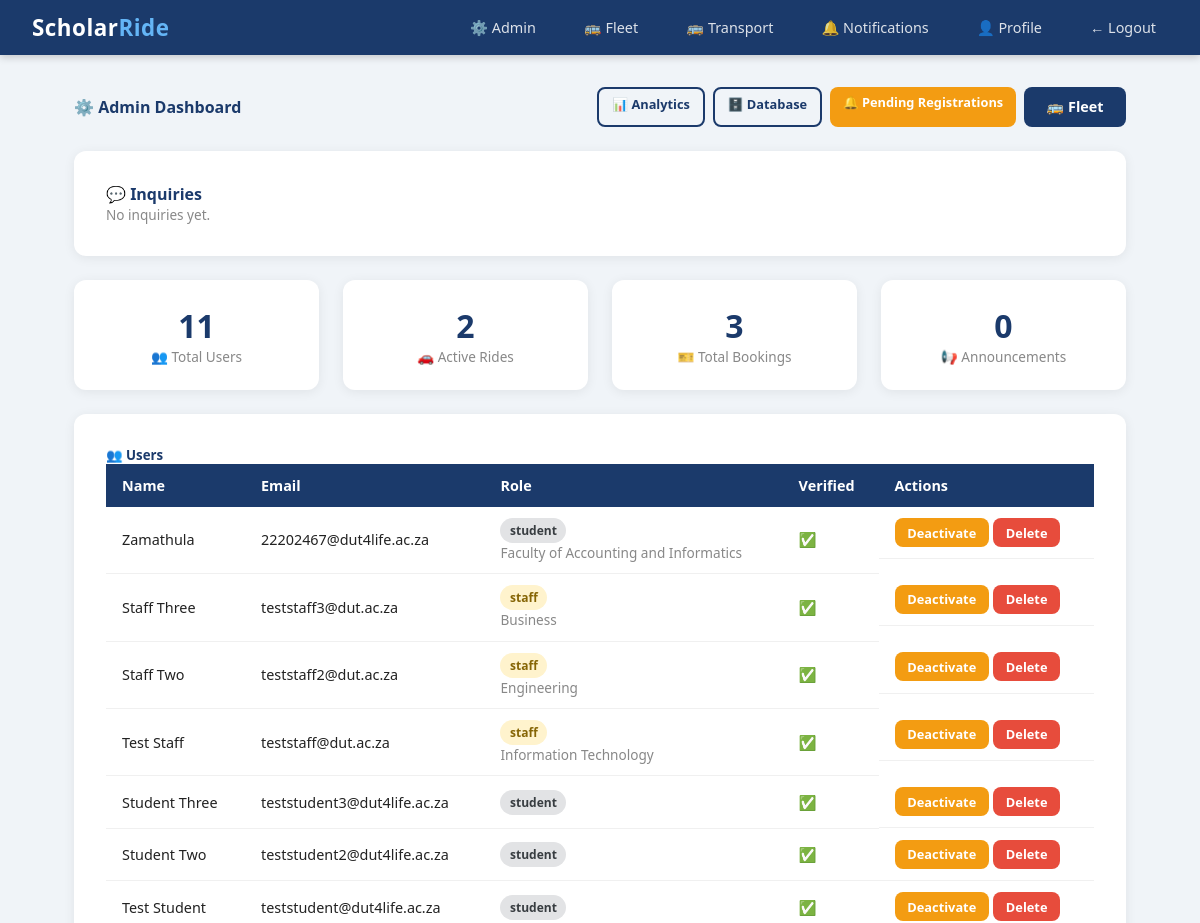
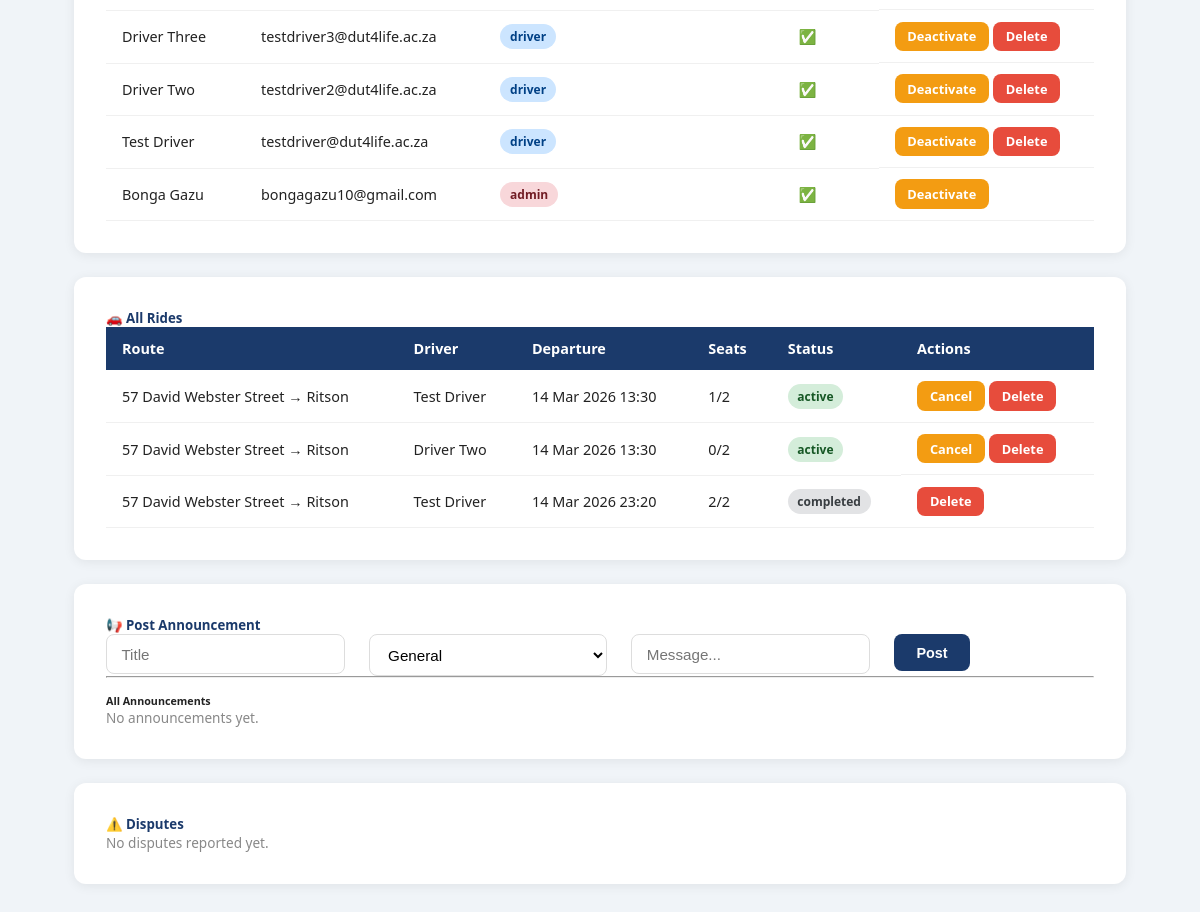
The page /admin (signed in) on the database its author committed (2 pictures, top to bottom).
### scholar_ride/models.py (models this page shows)
class User(db.Model, UserMixin):
    id = db.Column(db.Integer, primary_key=True)
    student_number = db.Column(db.String(20), unique=True, nullable=True)
    staff_number = db.Column(db.String(20), unique=True, nullable=True)
    full_name = db.Column(db.String(100), nullable=False)
    email = db.Column(db.String(120), unique=True, nullable=False)
    phone = db.Column(db.String(20), nullable=False)
    password_hash = db.Column(db.String(128), nullable=False)
    role = db.Column(db.String(20), default='student')
    department = db.Column(db.String(100), nullable=True)
    verified = db.Column(db.Boolean, default=False)
    approval_status = db.Column(db.String(20), default='pending')
    otp = db.Column(db.String(6), nullable=True)
    created_at = db.Column(db.DateTime, default=datetime.utcnow)
    driver_code = db.Column(db.String(20), nullable=True)
    rides = db.relationship('Ride', backref='driver', lazy=True)
    bookings = db.relationship('Booking', backref='student', lazy=True)

class Ride(db.Model):
    id = db.Column(db.Integer, primary_key=True)
    driver_id = db.Column(db.Integer, db.ForeignKey('user.id'), nullable=False)
    origin = db.Column(db.String(200), nullable=False)
    destination = db.Column(db.String(200), nullable=False)
    departure_time = db.Column(db.DateTime, nullable=False)
    available_seats = db.Column(db.Integer, nullable=False)
    total_seats = db.Column(db.Integer, nullable=False)
    status = db.Column(db.String(20), default='active')
    created_at = db.Column(db.DateTime, default=datetime.utcnow)
    bookings = db.relationship('Booking', backref='ride', lazy=True)
    vehicle_type = db.Column(db.String(50), nullable=True)
    vehicle_model = db.Column(db.String(100), nullable=True)
    registration_number = db.Column(db.String(20), nullable=True)

### scholar_ride/routes/admin.py (the view)
@admin.route('/admin')
@login_required
@admin_required
def dashboard():
    users = User.query.order_by(User.created_at.desc()).all()
    announcements = Announcement.query.order_by(Announcement.created_at.desc()).all()
    all_rides = Ride.query.order_by(Ride.created_at.desc()).all()
    disputes = Dispute.query.order_by(Dispute.created_at.desc()).all()
    total_users = User.query.count()
    active_rides = Ride.query.filter_by(status='active').count()
    total_bookings = Booking.query.count()
    total_announcements = Announcement.query.count()
    pending_count = User.query.filter_by(approval_status='pending').count()
    inquiries =Inquiry.query.order_by(Inquiry.created_at.desc()).all()
    return render_template('admin/dashboard.html',
                           users=users,
                           announcements=announcements,
                           all_rides=all_rides,
                           disputes=disputes,
                           total_users=total_users,
                           active_rides=active_rides,
                           total_bookings=total_bookings,
                           total_announcements=total_announcements,
                           pending_count=pending_count,
                           inquiries=inquiries
                           )

### scholar_ride/templates/admin/dashboard.html (shortened to what this page needs)
{% extends "base.html" %}
{% block content %}
<div class="d-flex justify-between align-center mb-4">
    <h4 style="color:#1B3A6B; margin:0;">⚙️ Admin Dashboard</h4>
    <div class="d-flex gap-1">
        <a href="/admin/analytics" class="btn btn-outline btn-sm">📊 Analytics</a>
        <a href="/admin/database" class="btn btn-outline btn-sm">🗄️ Database</a>
        <a href="/admin/registrations" class="btn btn-warning btn-sm">🔔 Pending Registrations</a>
        <a href="/admin/fleet" class="btn btn-primary">🚌 Fleet</a>
    </div>
</div>
<div class="card p-3 mt-3 mb-4">
    <h4 style="color:#1B3A6B;" class="mb-3">💬 Inquiries</h4>
    {% if inquiries %}
        {% for inquiry in inquiries %}
        <div style="border-bottom:1px solid #f0f0f0; padding-bottom:1rem; margin-bottom:1rem;">
            <div class="d-flex justify-between align-center">
                <div>
                    <strong>{{ inquiry.user.full_name }}</strong>
                    <span class="badge {% if inquiry.status == 'open' %}badge-danger{% else %}badge-success{% endif %}" style="margin-left:0.5rem;">
                        {{ inquiry.status }}
                    </span>
                    <br>
                    <small class="text-muted">{{ inquiry.subject }}</small>
                </div>
                <small class="text-muted">{{ inquiry.created_at.strftime('%d %b %Y %H:%M') }}</small>
            </div>
            <p class="mt-1 mb-2">{{ inquiry.message }}</p>
            {% if inquiry.reply %}
            <div style="background:#f8faff; border-radius:8px; padding:0.75rem; margin-bottom:0.75rem;">
                <small style="color:#1B3A6B; font-weight:600;">Admin Reply:</small>
                <p class="mb-0" style="font-size:0.9rem;">{{ inquiry.reply }}</p>
            </div>
            {% endif %}
            <div style="display:flex; gap:0.5rem; flex-wrap:wrap;">
                {% if inquiry.status == 'open' %}
                <form method="POST" action="/inquiries/{{ inquiry.id }}/reply" style="display:flex; gap:0.5rem; flex:1;">
                    <input type="text" name="reply" class="form-control"
                           placeholder="Type your reply..." required style="font-size:0.85rem;">
                    <button type="submit" class="btn btn-sm btn-primary">Reply</button>
                </form>
                {% endif %}
                <a href="/inquiries/{{ inquiry.id }}/delete"
                   class="btn btn-sm btn-danger"
                   onclick="return confirm('Delete this inquiry?')">
                    🗑️ Delete
                </a>
            </div>
        </div>
        {% endfor %}
    {% else %}
        <p class="text-muted">No inquiries yet.</p>
    {% endif %}
</div>
<div class="row mb-4">
    <div class="col">
        <div class="stat-card">
            <div class="stat-number">{{ total_users }}</div>
            <div class="stat-label">👥 Total Users</div>
        </div>
    </div>
    <div class="col">
        <div class="stat-card">
            <div class="stat-number">{{ active_rides }}</div>
            <div class="stat-label">🚗 Active Rides</div>
        </div>
    </div>
    <div class="col">
        <div class="stat-card">
            <div class="stat-number">{{ total_bookings }}</div>
            <div class="stat-label">🎫 Total Bookings</div>
        </div>
    </div>
    <div class="col">
        <div class="stat-card">
            <div class="stat-number">{{ total_announcements }}</div>
            <div class="stat-label">📢 Announcements</div>
        </div>
    </div>
</div>
<div class="card p-3 mb-4" style="margin-top: 1.5rem;">
    <h5 style="color:#1B3A6B;" class="mb-3">👥 Users</h5>
    <div style="overflow-x:auto;">
        <table>
            <thead>
                <tr>
                    <th>Name</th>
                    <th>Email</th>
                    <th>Role</th>
                    <th>Verified</th>
                    <th>Actions</th>
                </tr>
            </thead>
            <tbody>
                {% for user in users %}
                <tr>
                    <td>{{ user.full_name }}</td>
                    <td>{{ user.email }}</td>
                    <td>
                        <span class="badge
                            {% if user.role == 'admin' %}badge-danger
                            {% elif user.role == 'driver' %}badge-primary
                            {% elif user.role == 'staff' %}badge-warning
                            {% else %}badge-secondary{% endif %}">
                            {{ user.role }}
                        </span>
                        {% if user.department %}
                        <br><small class="text-muted">{{ user.department }}</small>
                        {% endif %}
                    </td>
                    <td>{% if user.verified %}✅{% else %}❌{% endif %}</td>
                    <td style="display:flex; gap:4px;">
                        <a href="/admin/users/{{ user.id }}/toggle"
                           class="btn btn-sm btn-warning">
                            {% if user.verified %}Deactivate{% else %}Activate{% endif %}
                        </a>
                        {% if user.id != current_user.id %}
                        <a href="/admin/users/{{ user.id }}/delete"
                           class="btn btn-sm btn-danger"
                           onclick="return confirm('Delete {{ user.full_name }}?')">
                            Delete
                        </a>
                        {% endif %}
                    </td>
                </tr>
                {% endfor %}
            </tbody>
        </table>
    </div>
</div>
<div class="card p-3 mb-4">
    <h5 style="color:#1B3A6B;" class="mb-3">🚗 All Rides</h5>
    <div style="overflow-x:auto;">
        <table>
            <thead>
                <tr>
                    <th>Route</th>
                    <th>Driver</th>
                    <th>Departure</th>
                    <th>Seats</th>
                    <th>Status</th>
                    <th>Actions</th>
                </tr>
            </thead>
            <tbody>
                {% for ride in all_rides %}
                <tr>
                    <td>{{ ride.origin }} → {{ ride.destination }}</td>
                    <td>{{ ride.driver.full_name }}</td>
                    <td>{{ ride.departure_time.strftime('%d %b %Y %H:%M') }}</td>
                    <td>{{ ride.available_seats }}/{{ ride.total_seats }}</td>
                    <td>
                        <span class="badge
                            {% if ride.status == 'active' %}badge-success
                            {% elif ride.status == 'cancelled' %}badge-danger
                            {% elif ride.status == 'delayed' %}badge-warning
                            {% else %}badge-secondary{% endif %}">
                            {{ ride.status }}
                        </span>
                    </td>
                    <td style="display:flex; gap:4px;">
                        {% if ride.status == 'active' %}
                        <a href="/admin/rides/{{ ride.id }}/cancel"
                           class="btn btn-sm btn-warning"
                           onclick="return confirm('Cancel this ride?')">
                            Cancel
                        </a>
                        {% endif %}
                        <a href="/admin/rides/{{ ride.id }}/delete"
                           class="btn btn-sm btn-danger"
                           onclick="return confirm('Delete this ride?')">
                            Delete
                        </a>
                    </td>
                </tr>
                {% endfor %}
            </tbody>
        </table>
    </div>
</div>
<div class="card p-3 mb-4">
    <h5 style="color:#1B3A6B;" class="mb-3">📢 Post Announcement</h5>
    <form method="POST" action="/admin/announcements">
        <div class="row">
            <div class="col">
                <input type="text" name="title" class="form-control"
                       placeholder="Title" required>
            </div>
            <div class="col">
                <select name="category" class="form-control">
                    <option value="general">General</option>
                </select>
            </div>
            <div class="col">
                <input type="text" name="body" class="form-control"
                       placeholder="Message..." required>
            </div>
            <div class="col" style="flex:0 0 auto;">
                <button type="submit" class="btn btn-primary">Post</button>
            </div>
        </div>
    </form>
    <hr>
    <h6 class="mt-2">All Announcements</h6>
    {% if announcements %}
        {% for ann in announcements %}
        <div class="d-flex justify-between align-center" style="border-bottom:1px solid #f0f0f0; padding:0.75rem 0;">
            <div>
                <strong>{{ ann.title }}</strong>
                <span class="badge ms-1
                    {% if ann.category == 'breakdown' %}badge-danger
                    {% elif ann.category == 'delay' %}badge-warning
                    {% elif ann.category == 'cancellation' %}badge-danger
                    {% else %}badge-info{% endif %}">
                    {{ ann.category }}
                </span>
                <p class="mb-0 text-muted">{{ ann.body }}</p>
                <small class="text-muted">{{ ann.created_at.strftime('%d %b %Y %H:%M') }}</small>
            </div>
            <a href="/admin/announcements/{{ ann.id }}/delete"
               class="btn btn-sm btn-danger"
               onclick="return confirm('Delete this announcement?')">
                Delete
            </a>
        </div>
        {% endfor %}
    {% else %}
        <p class="text-muted">No announcements yet.</p>
    {% endif %}
</div>
<div class="card p-3 mb-4">
    <h5 style="color:#1B3A6B;" class="mb-3">⚠️ Disputes</h5>
    {% if disputes %}
        {% for dispute in disputes %}
        <div style="border-bottom:1px solid #f0f0f0; padding-bottom:1rem; margin-bottom:1rem;">
            <div class="d-flex justify-between align-center">
                <div>
                    <strong>Reported by:</strong>
                    {{ dispute.reported_by_user.full_name if dispute.reported_by_user else 'Unknown' }}
                    <span style="margin:0 0.5rem;">against</span>
                    <strong>{{ dispute.reported_against_user.full_name if dispute.reported_against_user else 'Unknown' }}</strong>
                    <span class="badge {% if dispute.status == 'open' %}badge-danger{% else %}badge-success{% endif %}" style="margin-left:0.5rem;">
                        {{ dispute.status }}
                    </span>
                </div>
                <small class="text-muted">{{ dispute.created_at.strftime('%d %b %Y') }}</small>
            </div>
            <p class="mt-1 mb-2">{{ dispute.description }}</p>
            <div class="d-flex gap-1">
                {% if dispute.status == 'open' %}
                <form method="POST" action="/admin/disputes/{{ dispute.id }}/resolve" style="display:flex; gap:4px;">
                    <select name="action" class="form-control" style="padding:0.3rem; font-size:0.8rem; width:auto;">
                        <option value="warn">Warn User</option>
                        <option value="ban">Ban User</option>
                    </select>
                    <button type="submit" class="btn btn-sm btn-warning">Resolve</button>
                </form>
                {% endif %}
                <a href="/admin/disputes/{{ dispute.id }}/delete"
                   class="btn btn-sm btn-danger"
                   onclick="return confirm('Delete this dispute?')">
                    Delete
                </a>
            </div>
        </div>
        {% endfor %}
    {% else %}
        <p class="text-muted">No disputes reported yet.</p>
    {% endif %}
</div>
{% endblock %}

### rows shown on the page
User: full_name "Zamathula", email "22202467@dut4life.ac.za", role "student", department "Faculty of Accounting and Informatics", verified "Deactivate"
User: full_name "Staff Three", email "teststaff3@dut.ac.za", role "staff", department "Business", verified "Deactivate"
User: full_name "Staff Two", email "teststaff2@dut.ac.za", role "staff", department "Engineering", verified "Deactivate"
User: full_name "Test Staff", email "teststaff@dut.ac.za", role "staff", department "Information Technology", verified "Deactivate"
User: full_name "Student Three", email "teststudent3@dut4life.ac.za", role "student", verified "Deactivate"
User: full_name "Student Two", email "teststudent2@dut4life.ac.za", role "student", verified "Deactivate"
User: full_name "Test Student", email "teststudent@dut4life.ac.za", role "student", verified "Deactivate"
User: full_name "Driver Three", email "testdriver3@dut4life.ac.za", role "driver", verified "Deactivate"
User: full_name "Driver Two", email "testdriver2@dut4life.ac.za", role "driver", verified "Deactivate"
User: full_name "Test Driver", email "testdriver@dut4life.ac.za", role "driver", verified "Deactivate"
User: full_name "Bonga Gazu", email "bongagazu10@gmail.com", role "admin", verified "Deactivate"
Ride: origin "57 David Webster Street", destination "Ritson", driver.full_name "Test Driver", departure_time "14 Mar 2026 13:30", available_seats "1", total_seats "2", status "active"
Ride: origin "57 David Webster Street", destination "Ritson", driver.full_name "Driver Two", departure_time "14 Mar 2026 13:30", available_seats "0", total_seats "2", status "active"
Ride: origin "57 David Webster Street", destination "Ritson", driver.full_name "Test Driver", departure_time "14 Mar 2026 23:20", available_seats "2", total_seats "2", status "completed"

### other values the page prints
{{ total_users }} "11"
{{ active_rides }} "2"
{{ total_bookings }} "3"
{{ total_announcements }} "0"
